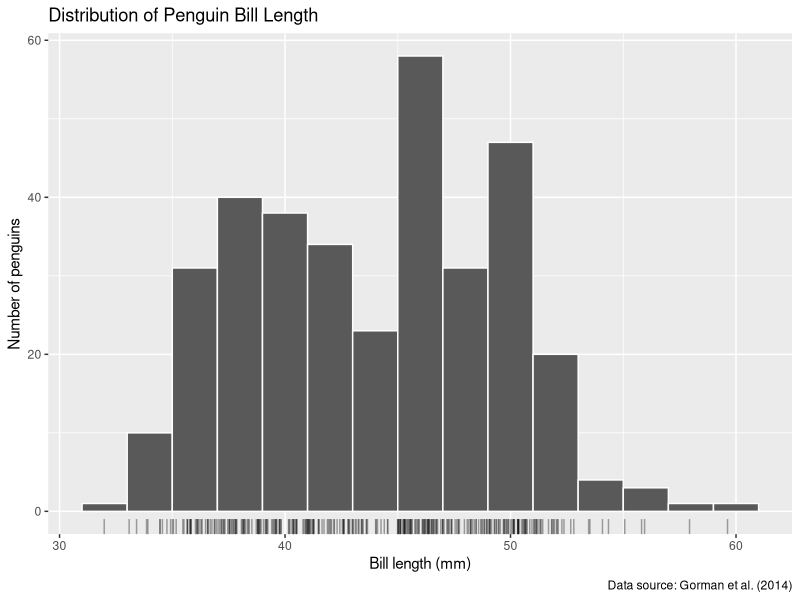
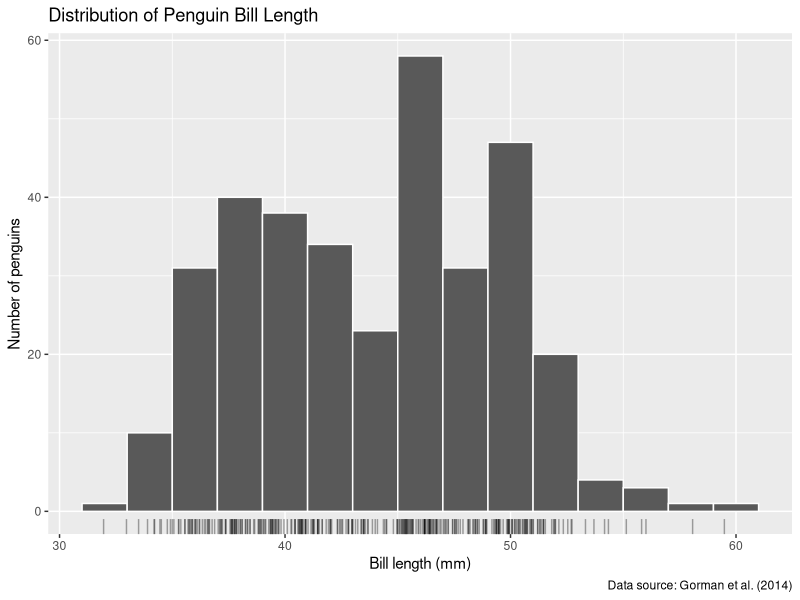
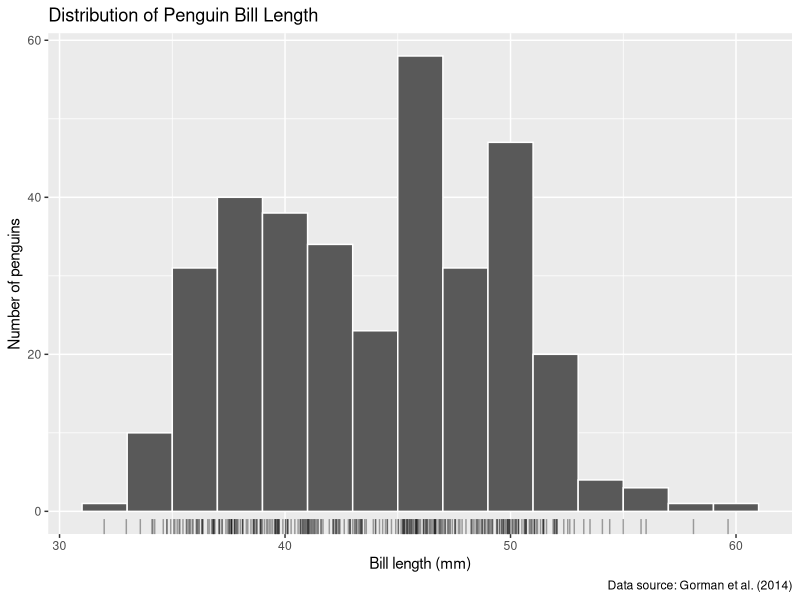
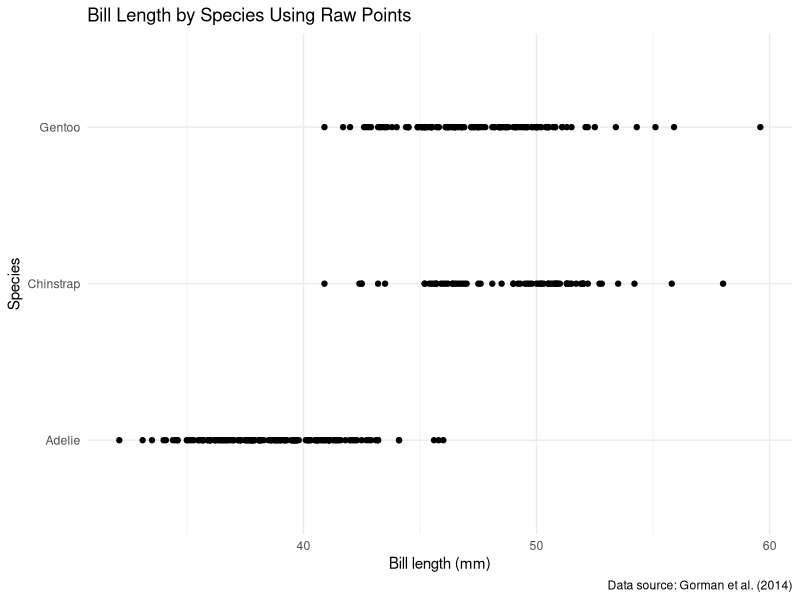
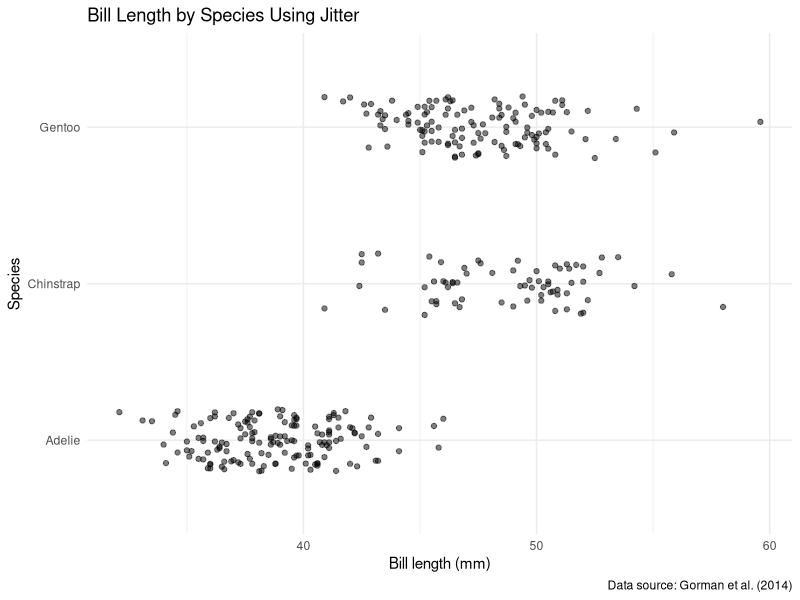
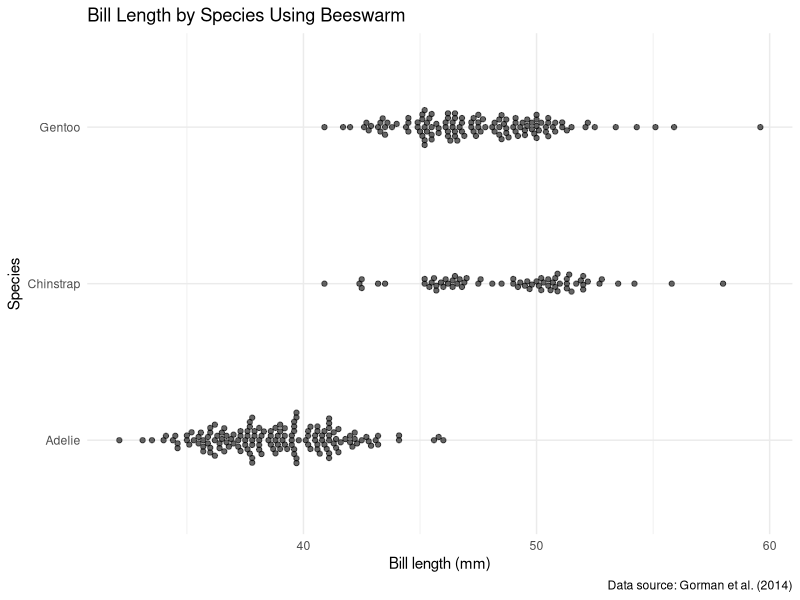
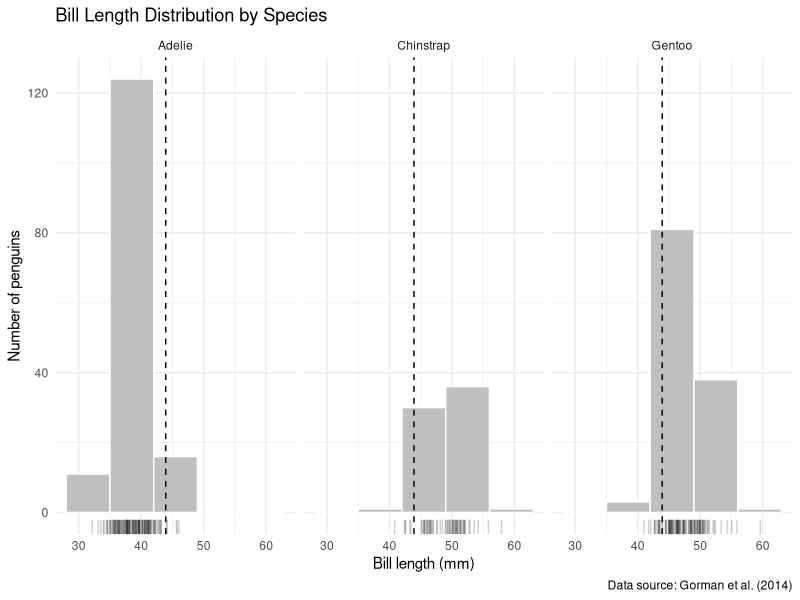
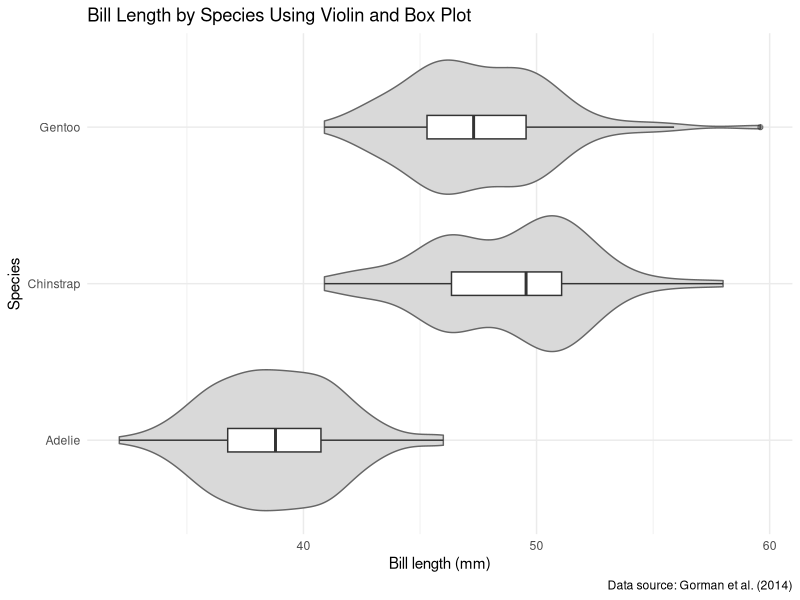

The R source for these figures, in order:
## ---- chunk 1
#| label: library-setup
#| message: false
library(tidyverse)
library(ggbeeswarm)
## ---- chunk 2
#| label: setup-dataset
#| message: false
dim(penguins)
## ---- chunk 3
#| label: head-of-dataframe
#| message: true
#| include: true
#| echo: true
head(penguins)
## ---- chunk 4
#| label: tail-of-dataframe
#| message: true
#| include: true
#| echo: true
tail(penguins)
## ---- chunk 5
#| label: glimpse-of-dataframe
#| message: true
#| include: true
#| echo: true
glimpse(penguins)
## ---- chunk 6
#| label: penguins_bill-tibble
#| message: true
#| echo: true
#| include: true
penguins_bill <- penguins |>
  select(species, bill_len, bill_dep) |>
  drop_na()

nrow(penguins_bill)
## ---- chunk 7
#| label: verifier-row-check
#| message: true
#| echo: true
#| include: true
rows_removed <- penguins |>
  filter(
    is.na(bill_len) | is.na(bill_dep) | is.na(species)
  ) |>
  nrow()

rows_removed
## ---- chunk 8
#| label: bill-length-histogram
#| message: true
#| echo: true
#| include: true
#| fig-width: 7
#| fig-height: 5
ggplot(penguins_bill, aes(x = bill_len)) +
  geom_histogram(binwidth = 2, color = "white") +
  geom_rug(
    aes(y = 0),
    sides = "b",
    alpha = 0.35,
    position = position_jitter(width = 0.2, height = 0)
  ) +
  labs(
    title = "Distribution of Penguin Bill Length",
    x = "Bill length (mm)",
    y = "Number of penguins",
    caption = "Data source: Gorman et al. (2014)"
  )
## ---- chunk 9
#| label: verifier-bill-length
#| message: true
#| echo: true
#| include: true
bill_range <- range(penguins_bill$bill_len)
bill_range
## ---- chunk 10
#| label: bill-length-histogram-width-4
#| message: true
#| echo: true
#| include: true
#| fig-width: 4
#| fig-height: 5
ggplot(penguins_bill, aes(x = bill_len)) +
  geom_histogram(binwidth = 2, color = "white") +
  geom_rug(
    aes(y = 0),
    sides = "b",
    alpha = 0.35,
    position = position_jitter(width = 0.2, height = 0)
  ) +
  labs(
    title = "Distribution of Penguin Bill Length",
    x = "Bill length (mm)",
    y = "Number of penguins",
    caption = "Data source: Gorman et al. (2014)"
  )
## ---- chunk 11
#| label: bill-length-histogram-width-10
#| message: true
#| echo: true
#| include: true
#| fig-width: 10
#| fig-height: 5
ggplot(penguins_bill, aes(x = bill_len)) +
  geom_histogram(binwidth = 2, color = "white") +
  geom_rug(
    aes(y = 0),
    sides = "b",
    alpha = 0.35,
    position = position_jitter(width = 0.2, height = 0)
  ) +
  labs(
    title = "Distribution of Penguin Bill Length",
    x = "Bill length (mm)",
    y = "Number of penguins",
    caption = "Data source: Gorman et al. (2014)"
  )
## ---- chunk 12
#| label: raw-point-bill-length-by-species
#| message: true
#| echo: true
#| include: true
#| fig-width: 7
#| fig-height: 5
ggplot(penguins_bill, aes(x = bill_len, y = species)) +
  geom_point() +
  labs(
    title = "Bill Length by Species Using Raw Points",
    x = "Bill length (mm)",
    y = "Species",
    caption = "Data source: Gorman et al. (2014)"
  ) +
  theme_minimal()
## ---- chunk 13
#| label: jitter-bill-length-by-species
#| message: true
#| echo: true
#| include: true
#| fig-width: 7
#| fig-height: 5
set.seed(3107)

ggplot(penguins_bill, aes(x = bill_len, y = species)) +
  geom_jitter(
    width = 0,
    height = 0.2,
    alpha = 0.5
  ) +
  labs(
    title = "Bill Length by Species Using Jitter",
    x = "Bill length (mm)",
    y = "Species",
    caption = "Data source: Gorman et al. (2014)"
  ) +
  theme_minimal()
## ---- chunk 14
#| label: beeswarm-bill-length-by-species
#| message: true
#| echo: true
#| include: true
#| fig-width: 7
#| fig-height: 5
ggplot(penguins_bill, aes(x = bill_len, y = species)) +
  geom_beeswarm(alpha = 0.6) +
  labs(
    title = "Bill Length by Species Using Beeswarm",
    x = "Bill length (mm)",
    y = "Species",
    caption = "Data source: Gorman et al. (2014)"
  ) +
  theme_minimal()
## ---- chunk 15
#| label: faceted-bill-length-histogram
#| message: true
#| echo: true
#| include: true
#| fig-width: 8
#| fig-height: 5
set.seed(3107)

overall_mean_bill_len <- mean(penguins_bill$bill_len)

ggplot(penguins_bill, aes(x = bill_len)) +
  geom_histogram(
    binwidth = 7,
    boundary = 0,
    fill = "grey75",
    color = "white"
  ) +
  geom_rug(
    aes(y = 0),
    sides = "b",
    alpha = 0.18,
    position = position_jitter(width = 0.08, height = 0)
  ) +
  geom_vline(
    xintercept = overall_mean_bill_len,
    linetype = "dashed"
  ) +
  facet_wrap(~species) +
  labs(
    title = "Bill Length Distribution by Species",
    x = "Bill length (mm)",
    y = "Number of penguins",
    caption = "Data source: Gorman et al. (2014)"
  ) +
  theme_minimal()
## ---- chunk 16
#| label: violin-box-bill-length
#| message: true
#| echo: true
#| include: true
#| fig-width: 7
#| fig-height: 5
ggplot(penguins_bill, aes(x = bill_len, y = species)) +
  geom_violin(
    fill = "grey85",
    color = "grey40"
  ) +
  geom_boxplot(
    width = 0.15,
    fill = "white",
    outlier.alpha = 0.5
  ) +
  labs(
    title = "Bill Length by Species Using Violin and Box Plot",
    x = "Bill length (mm)",
    y = "Species",
    caption = "Data source: Gorman et al. (2014)"
  ) +
  theme_minimal()
## ---- chunk 17
#| label: bill-depth-histogram
#| message: true
#| echo: true
#| include: true
#| fig-width: 7
#| fig-height: 5
set.seed(3107)

ggplot(penguins_bill, aes(x = bill_dep)) +
  geom_histogram(
    binwidth = 0.5,
    boundary = 0,
    fill = "grey75",
    color = "white"
  ) +
  geom_rug(
    aes(y = 0),
    sides = "b",
    alpha = 0.18,
    position = position_jitter(width = 0.03, height = 0)
  ) +
  labs(
    title = "Distribution of Penguin Bill Depth",
    x = "Bill depth (mm)",
    y = "Number of penguins",
    caption = "Data source: Gorman et al. (2014)"
  ) +
  theme_minimal()
## ---- chunk 18
#| label: faceted-bill-depth-histogram
#| message: true
#| echo: true
#| include: true
#| fig-width: 8
#| fig-height: 5
set.seed(3107)

overall_mean_bill_dep <- mean(penguins_bill$bill_dep)

ggplot(penguins_bill, aes(x = bill_dep)) +
  geom_histogram(
    binwidth = 0.5,
    boundary = 0,
    fill = "grey75",
    color = "white"
  ) +
  geom_rug(
    aes(y = 0),
    sides = "b",
    alpha = 0.18,
    position = position_jitter(width = 0.03, height = 0)
  ) +
  geom_vline(
    xintercept = overall_mean_bill_dep,
    linetype = "dashed"
  ) +
  facet_wrap(~species) +
  labs(
    title = "Bill Depth Distribution by Species",
    x = "Bill depth (mm)",
    y = "Number of penguins",
    caption = "Data source: Gorman et al. (2014)"
  ) +
  theme_minimal()
## ---- chunk 19
#| label: verify-species-bill-means
penguins_bill |>
  summarize(
    mean_bill_len = mean(bill_len),
    mean_bill_dep = mean(bill_dep),
    .by = species
  )
## ---- chunk 20
#| label: ungrouped-scatter-plot
#| message: true
#| echo: true
#| include: true
#| fig-width: 7
#| fig-height: 5

ggplot(penguins_bill, aes(x = bill_len, y = bill_dep)) +
  geom_point(alpha = 0.6) +
  geom_smooth(method = "lm", se = TRUE) +
  labs(
    title = "Bill Depth versus Bill Length",
    x = "Bill length (mm)",
    y = "Bill depth (mm)",
    caption = "Data source: Gorman et al. (2014)"
  ) +
  theme_minimal()
## ---- chunk 21
#| label: exact-overplotting
#| message: true
#| echo: true
#| include: true
overlap_counts <- penguins_bill |>
  count(bill_len, bill_dep)

hidden_points <- overlap_counts |>
  summarize(hidden = sum(n - 1)) |>
  pull(hidden)

max_stack <- overlap_counts |>
  summarize(max_stack = max(n)) |>
  pull(max_stack)

hidden_points
max_stack
## ---- chunk 22
#| label: overplot-distinct-verify
#| message: true
#| echo: true
#| include: true
visible_points <- penguins_bill |> distinct(bill_len, bill_dep) |> nrow()
hidden_distinct <- nrow(penguins_bill) - visible_points

hidden_distinct
## ---- chunk 23
#| label: jittered-scatter-plot
#| message: true
#| echo: true
#| include: true
#| fig-width: 7
#| fig-height: 5
set.seed(3107)

ggplot(penguins_bill, aes(x = bill_len, y = bill_dep)) +
  geom_jitter(
    width = 0.15,
    height = 0.15,
    alpha = 0.5
  ) +
  geom_smooth(method = "lm", se = TRUE) +
  labs(
    title = "Jittered Scatter Plot of Bill Depth versus Bill Length",
    x = "Bill length (mm)",
    y = "Bill depth (mm)",
    caption = "Data source: Gorman et al. (2014)"
  ) +
  theme_minimal()
## ---- chunk 24
#| label: count-symbol-scatter-plot
#| fig-width: 7
#| fig-height: 5
ggplot(penguins_bill, aes(x = bill_len, y = bill_dep)) +
  geom_count(alpha = 0.7) +
  scale_size_area(max_size = 8) +
  geom_smooth(method = "lm", se = TRUE) +
  labs(
    title = "Count Plot of Bill Depth versus Bill Length",
    x = "Bill length (mm)",
    y = "Bill depth (mm)",
    size = "Number of penguins",
    caption = "Data source: Gorman et al. (2014)"
  ) +
  theme_minimal()
## ---- chunk 25
#| label: grouped-jittered-scatter-plot
#| message: true
#| echo: true
#| include: true
#| fig-width: 7
#| fig-height: 5
set.seed(3107)

ggplot(penguins_bill, aes(x = bill_len, y = bill_dep, color = species)) +
  geom_jitter(
    width = 0.15,
    height = 0.15,
    alpha = 0.6
  ) +
  geom_smooth(method = "lm", se = TRUE) +
  labs(
    title = "Bill Depth versus Bill Length by Species",
    x = "Bill length (mm)",
    y = "Bill depth (mm)",
    color = "Species",
    caption = "Data source: Gorman et al. (2014)"
  ) +
  theme_minimal()
## ---- chunk 26
#| label: correlation-check
overall_cor <- cor(penguins_bill$bill_len, penguins_bill$bill_dep)
round(overall_cor, 3)

penguins_bill |>
  summarise(
    r = round(cor(bill_len, bill_dep), 3),
    .by = species
  )
